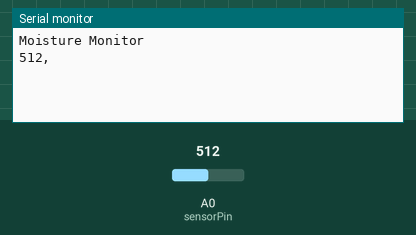
Recording of a sketch running on a simulated Arduino Uno, built with avr-gcc and run on an emulated ATmega328P. Shown: the last lines printed to the serial monitor. The inputs (shaded band) are chosen by the test bench; at power-on: A0 (sensorPin) = 512.

Above: at 1.2 s.
1.3 s: A0 (sensorPin) set to 716
At 5.7 s:
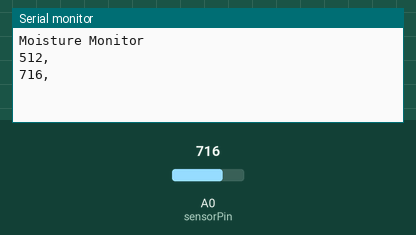
6.3 s: A0 (sensorPin) set to 900
At 10.7 s:
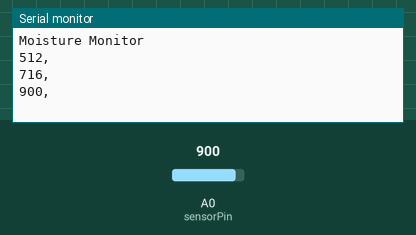

The sketch:

WaterTest_01.ino
```cpp
int sensorPin=0; //identify analog pin

int moistureLevel, currentVal; //stores analog read


String dataLabel = "Moisture Monitor"; //Format CSV

bool header = true;//used to initialize the header

//float percent = 0.5;
//int threshold = 1024*percent; //within 5% change


//begin polling
void setup() {
  Serial.begin(9600);
  pinMode(sensorPin, INPUT);
}

void loop() {

while(header != false){
  Serial.println(dataLabel);//creates header for CSV
  header = false;
}

moistureLevel = analogRead(sensorPin);
//assign first read for comparison
//currentVal = moistureLevel;

//checks if moisture is +/- 5% than previous poll - requires more testing
//if(moistureLevel >= currentVal || moistureLevel <= currentVal){

if(moistureLevel >= currentVal + 20 || moistureLevel <= currentVal - 20){
moistureLevel = analogRead(sensorPin);
Serial.print(moistureLevel);
Serial.println(",");
currentVal = moistureLevel;

}
currentVal = moistureLevel;
delay(5000);

//max ~400 (read in)
//min 0


}
```

Measured:
- after the input at 1.3 s, the serial monitor: prints a new line after 3.7 s (image 1)
- after the input at 6.3 s, the serial monitor: prints a new line after 3.7 s (image 2)
